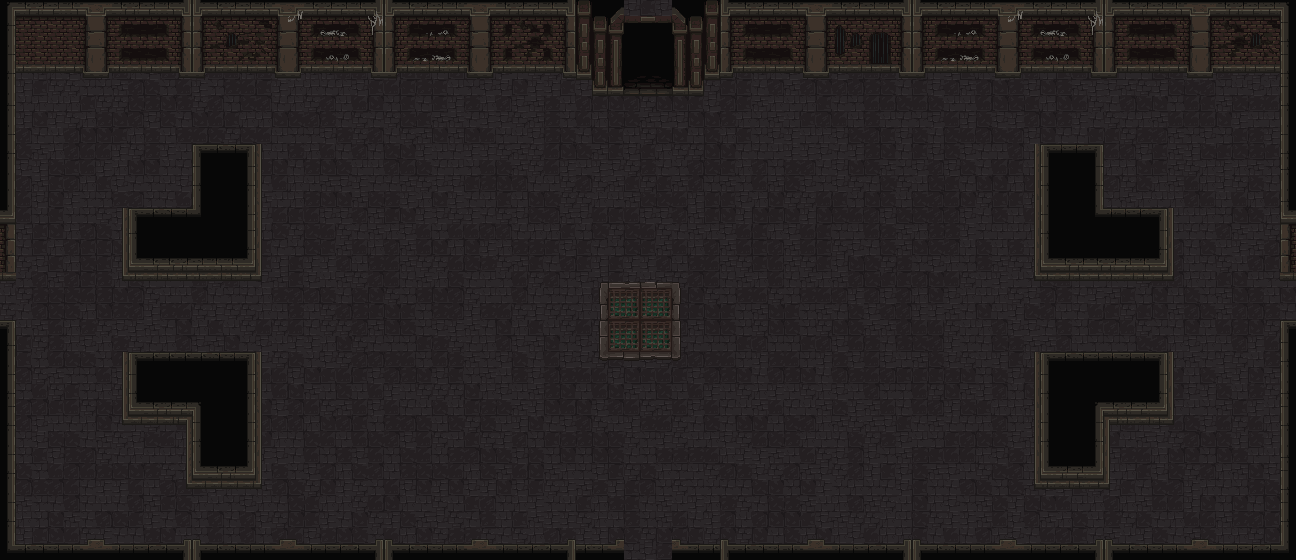

This is a level from a 2D game, rendered from its Tiled map with the project's own tilesets. A one-line summary and the map file follow, with tile-layer data summarised:
An orthogonal 81x35 tile map with 16x16 px tiles, 3 tile layers (Terra, Terra2, Parets), 2 hidden layers not drawn, 2 tilesets.

<map version="1.5" tiledversion="1.7.2" orientation="orthogonal" renderorder="right-down" width="81" height="35" tilewidth="16" tileheight="16" infinite="0" nextlayerid="8" nextobjectid="1">
 <tileset firstgid="1" name="Floor1_TileSet" tilewidth="16" tileheight="16" tilecount="2560" columns="64">
  <image source="../Sprites/Maps/RF_Catacombs_v1.0/mainlevbuild.png" width="1024" height="640" />
 </tileset>
 <tileset firstgid="2561" name="Colisions" tilewidth="16" tileheight="16" tilecount="2" columns="2">
  <image source="../Sprites/Maps/Colisions.png" width="32" height="16" />
 </tileset>
 <layer id="2" name="Terra" width="81" height="35">
  <data>[2835 cells, 2835 non-empty, 26 distinct tile ids]</data>
 </layer>
 <layer id="7" name="Terra2" width="81" height="35">
  <data>[2835 cells, 254 non-empty, 83 distinct tile ids]</data>
 </layer>
 <layer id="1" name="Parets" width="81" height="35">
  <data>[2835 cells, 622 non-empty, 207 distinct tile ids]</data>
 </layer>
 <layer id="5" name="Porta" width="81" height="35" visible="0">
  <data>[2835 cells, 8 non-empty, 8 distinct tile ids]</data>
 </layer>
 <layer id="3" name="Colisions" width="81" height="35" visible="0" opacity="0.54">
  <data>[2835 cells, 332 non-empty, 1 distinct tile ids]</data>
 </layer>
</map>
